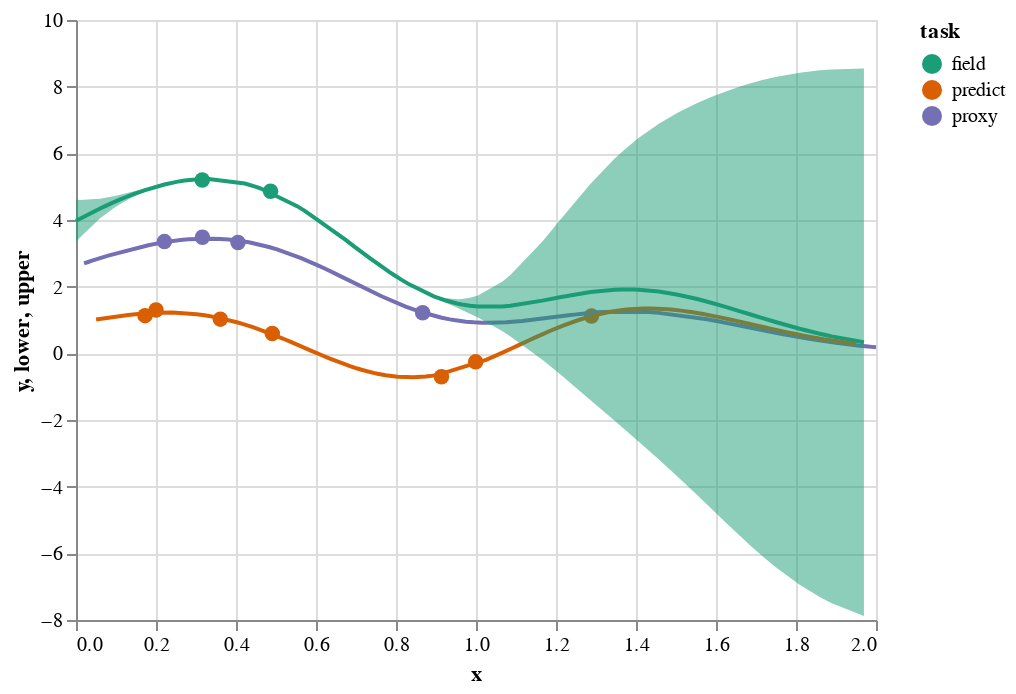

Notebook code cell kept with this figure:
### Code cell
import numpy as np
import GPy
import altair as alt
from typing import List
from numpy import ndarray
from src.observations import Observations
from src.data_packer import DataPacker
from src.generator import OneDimensionalGenerator
from src.generator import function_proxy
from src.generator import function_field
from src.generator import function_predict
from src.coregionalized import Coregionalized
from src.coregionalization_input import CoregionalizationInput
from src.plotter import Plotter

plotter = Plotter()

np.random.seed(43)

n_feats = 1
n_obs_field = 2
n_obs_proxy = 4
n_obs_predict = 7
spread = 1

range_predict = [0, 1.5]
range_proxy = [0, 1]
range_field = [.2, .5]

g1 = OneDimensionalGenerator(f=function_predict, task_index=0)
X1 = np.random.uniform(low=range_predict[0], 
                       high=range_predict[1],
                       size=(n_obs_predict, n_feats))
predict_observations = g1.generate(X1)

g2 = OneDimensionalGenerator(f=function_proxy, task_index=1)
X2 = np.random.uniform(low=range_proxy[0], 
                       high=range_proxy[1],
                       size=(n_obs_proxy, n_feats))
proxy_observations = g2.generate(X2)

g3 = OneDimensionalGenerator(f=function_field, task_index=2)
X3 = np.random.uniform(low=range_field[0], 
                       high=range_field[1],
                       size=(n_obs_field, n_feats))
field_observations = g3.generate(X3)

packer = DataPacker()
cr_input: CoregionalizationInput = packer.pack([predict_observations, proxy_observations, field_observations])

coregionalized = Coregionalized(num_tasks=3, num_feats=n_feats, variance=.2, lengthscale=.1)
coregionalized.fit(cr_input.X, cr_input.Y, cr_input.task_indexes)

def to_task(task):
    map_ = {"0": "predict", "1": "proxy", "2": "field"}
    return map_[task]

def convert_to_str(arr: ndarray):
    arr = np.asarray([to_task(str(int(i[0]))) for i in arr.tolist()])
    return arr.reshape(-1, 1)    


points = plotter.points_plot(cr_input.X, cr_input.Y, 
                             convert_to_str(cr_input.task_indexes),
                             legend=True)

X, m, v, tasks = coregionalized.predict_region(region_start=0)

lines = plotter.line_plot(X, m, convert_to_str(tasks), legend=None)

only_field = np.where(tasks==2)[0]


bands = plotter.bands_plot(X[only_field], 
                           m[only_field], 
                           convert_to_str(tasks[only_field]),
                           v[only_field],
                           legend=None)

# alt.vconcat(points, lines).resolve_legend(color='independent') 
alt.layer(points, lines, bands).resolve_legend(color='independent')

### Figure 1 — Vega-Lite specification as saved in the notebook (floating-point values rounded to 4 significant figures; data arrays with more than 128 entries replaced by an {"elided": "..."} marker saying what was removed)
{"config": {"view": {"continuousWidth": 400, "continuousHeight": 300}}, "layer": [{"data": {"name": "data-0cd8f7412d51e4e8b3d0c0e43e1cd36f"}, "mark": {"type": "point", "filled": true, "opacity": 1, "size": 60}, "encoding": {"color": {"field": "task", "scale": {"scheme": "dark2"}, "type": "nominal"}, "x": {"field": "x", "type": "quantitative"}, "y": {"field": "y", "type": "quantitative"}}}, {"data": {"name": "data-60711bcba0c19e490b215c8079f3c74c"}, "mark": "line", "encoding": {"color": {"field": "task", "legend": null, "scale": {"scheme": "dark2"}, "type": "nominal"}, "x": {"field": "x", "type": "quantitative"}, "y": {"field": "y", "type": "quantitative"}}}, {"data": {"name": "data-b5432de3eeca91780e4ccb6b950df072"}, "mark": {"type": "area", "opacity": 0.5}, "encoding": {"color": {"field": "task", "legend": null, "scale": {"scheme": "dark2"}, "type": "nominal"}, "x": {"field": "x", "type": "quantitative"}, "y": {"field": "lower", "type": "quantitative"}, "y2": {"field": "upper"}}}], "resolve": {"legend": {"color": "independent"}}, "$schema": "https://vega.github.io/schema/vega-lite/v4.17.0.json", "datasets": {"data-0cd8f7412d51e4e8b3d0c0e43e1cd36f": [{"x": 0.1726, "y": 1.131, "task": "predict"}, {"x": 0.9136, "y": -0.704, "task": "predict"}, {"x": 0.2001, "y": 1.299, "task": "predict"}, {"x": 0.3609, "y": 1.026, "task": "predict"}, {"x": 0.4907, "y": 0.5971, "task": "predict"}, {"x": 1.289, "y": 1.12, "task": "predict"}, {"x": 0.9991, "y": -0.256, "task": "predict"}, {"x": 0.8666, "y": 1.22, "task": "proxy"}, {"x": 0.221, "y": 3.352, "task": "proxy"}, {"x": 0.405, "y": 3.324, "task": "proxy"}, {"x": 0.3161, "y": 3.484, "task": "proxy"}, {"x": 0.3156, "y": 5.2, "task": "field"}, {"x": 0.4863, "y": 4.862, "task": "field"}], "data-60711bcba0c19e490b215c8079f3c74c": {"elided": "200 records"}, "data-b5432de3eeca91780e4ccb6b950df072": [{"x": 0.0, "y": 3.975, "task": "field", "upper": 4.604, "lower": 3.346}, {"x": 0.01005, "y": 4.039, "task": "field", "upper": 4.6, "lower": 3.479}, {"x": 0.0603, "y": 4.345, "task": "field", "upper": 4.64, "lower": 4.049}, {"x": 0.07035, "y": 4.402, "task": "field", "upper": 4.658, "lower": 4.145}, {"x": 0.09045, "y": 4.513, "task": "field", "upper": 4.703, "lower": 4.322}, {"x": 0.1005, "y": 4.566, "task": "field", "upper": 4.729, "lower": 4.403}, {"x": 0.1106, "y": 4.617, "task": "field", "upper": 4.756, "lower": 4.478}, {"x": 0.1206, "y": 4.667, "task": "field", "upper": 4.785, "lower": 4.55}, {"x": 0.1407, "y": 4.762, "task": "field", "upper": 4.846, "lower": 4.679}, {"x": 0.1508, "y": 4.807, "task": "field", "upper": 4.877, "lower": 4.738}, {"x": 0.1709, "y": 4.891, "task": "field", "upper": 4.94, "lower": 4.843}, {"x": 0.2211, "y": 5.066, "task": "field", "upper": 5.086, "lower": 5.047}, {"x": 0.2513, "y": 5.144, "task": "field", "upper": 5.157, "lower": 5.13}, {"x": 0.2714, "y": 5.183, "task": "field", "upper": 5.194, "lower": 5.171}, {"x": 0.2915, "y": 5.211, "task": "field", "upper": 5.221, "lower": 5.2}, {"x": 0.3317, "y": 5.232, "task": "field", "upper": 5.243, "lower": 5.222}, {"x": 0.4221, "y": 5.094, "task": "field", "upper": 5.105, "lower": 5.084}, {"x": 0.4523, "y": 4.987, "task": "field", "upper": 4.998, "lower": 4.976}, {"x": 0.4623, "y": 4.944, "task": "field", "upper": 4.956, "lower": 4.933}, {"x": 0.5528, "y": 4.416, "task": "field", "upper": 4.44, "lower": 4.392}, {"x": 0.5729, "y": 4.266, "task": "field", "upper": 4.296, "lower": 4.237}, {"x": 0.6734, "y": 3.408, "task": "field", "upper": 3.468, "lower": 3.348}, {"x": 0.6935, "y": 3.226, "task": "field", "upper": 3.289, "lower": 3.163}, {"x": 0.7236, "y": 2.953, "task": "field", "upper": 3.016, "lower": 2.89}, {"x": 0.7337, "y": 2.864, "task": "field", "upper": 2.925, "lower": 2.802}, {"x": 0.7839, "y": 2.436, "task": "field", "upper": 2.483, "lower": 2.39}, {"x": 0.794, "y": 2.356, "task": "field", "upper": 2.399, "lower": 2.314}, {"x": 0.8141, "y": 2.204, "task": "field", "upper": 2.238, "lower": 2.17}, {"x": 0.8342, "y": 2.062, "task": "field", "upper": 2.088, "lower": 2.035}, {"x": 0.8945, "y": 1.712, "task": "field", "upper": 1.744, "lower": 1.679}, {"x": 0.9246, "y": 1.584, "task": "field", "upper": 1.651, "lower": 1.517}, {"x": 0.9548, "y": 1.489, "task": "field", "upper": 1.622, "lower": 1.357}, {"x": 0.9648, "y": 1.465, "task": "field", "upper": 1.628, "lower": 1.303}, {"x": 0.9849, "y": 1.428, "task": "field", "upper": 1.665, "lower": 1.19}, {"x": 1.005, "y": 1.404, "task": "field", "upper": 1.735, "lower": 1.072}, {"x": 1.065, "y": 1.407, "task": "field", "upper": 2.145, "lower": 0.6682}, {"x": 1.085, "y": 1.428, "task": "field", "upper": 2.343, "lower": 0.5142}, {"x": 1.166, "y": 1.581, "task": "field", "upper": 3.355, "lower": -0.1923}, {"x": 1.176, "y": 1.605, "task": "field", "upper": 3.498, "lower": -0.2889}, {"x": 1.206, "y": 1.676, "task": "field", "upper": 3.937, "lower": -0.5858}, {"x": 1.286, "y": 1.84, "task": "field", "upper": 5.086, "lower": -1.405}, {"x": 1.347, "y": 1.908, "task": "field", "upper": 5.841, "lower": -2.025}, {"x": 1.367, "y": 1.916, "task": "field", "upper": 6.064, "lower": -2.232}, {"x": 1.397, "y": 1.913, "task": "field", "upper": 6.371, "lower": -2.545}, {"x": 1.407, "y": 1.908, "task": "field", "upper": 6.465, "lower": -2.65}, {"x": 1.457, "y": 1.852, "task": "field", "upper": 6.889, "lower": -3.184}, {"x": 1.497, "y": 1.775, "task": "field", "upper": 7.174, "lower": -3.624}, {"x": 1.508, "y": 1.752, "task": "field", "upper": 7.239, "lower": -3.736}, {"x": 1.548, "y": 1.643, "task": "field", "upper": 7.479, "lower": -4.192}, {"x": 1.558, "y": 1.613, "task": "field", "upper": 7.534, "lower": -4.307}, {"x": 1.588, "y": 1.517, "task": "field", "upper": 7.689, "lower": -4.655}, {"x": 1.628, "y": 1.377, "task": "field", "upper": 7.873, "lower": -5.119}, {"x": 1.658, "y": 1.268, "task": "field", "upper": 7.997, "lower": -5.461}, {"x": 1.678, "y": 1.194, "task": "field", "upper": 8.072, "lower": -5.684}, {"x": 1.688, "y": 1.157, "task": "field", "upper": 8.107, "lower": -5.793}, {"x": 1.719, "y": 1.047, "task": "field", "upper": 8.205, "lower": -6.112}, {"x": 1.749, "y": 0.939, "task": "field", "upper": 8.289, "lower": -6.411}, {"x": 1.809, "y": 0.7372, "task": "field", "upper": 8.419, "lower": -6.945}, {"x": 1.859, "y": 0.5878, "task": "field", "upper": 8.489, "lower": -7.314}, {"x": 1.879, "y": 0.5336, "task": "field", "upper": 8.508, "lower": -7.441}, {"x": 1.889, "y": 0.5078, "task": "field", "upper": 8.516, "lower": -7.501}, {"x": 1.97, "y": 0.331, "task": "field", "upper": 8.545, "lower": -7.883}]}}
